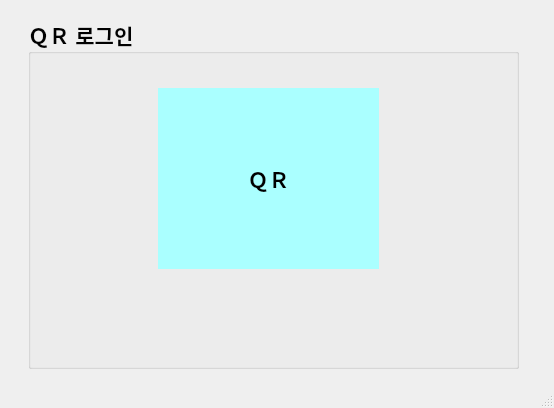
<?xml version="1.0" encoding="UTF-8"?>
<ui version="4.0">
 <class>MainWindow</class>
 <widget class="QMainWindow" name="MainWindow">
  <property name="geometry">
   <rect>
    <x>0</x>
    <y>0</y>
    <width>554</width>
    <height>408</height>
   </rect>
  </property>
  <property name="font">
   <font>
    <family>D2Coding</family>
    <pointsize>16</pointsize>
    <weight>75</weight>
    <bold>true</bold>
   </font>
  </property>
  <property name="windowTitle">
   <string>ＯＯ고등학교 출결관리앱</string>
  </property>
  <widget class="QWidget" name="centralwidget">
   <widget class="QWidget" name="verticalLayoutWidget">
    <property name="geometry">
     <rect>
      <x>28</x>
      <y>18</y>
      <width>491</width>
      <height>351</height>
     </rect>
    </property>
    <layout class="QVBoxLayout" name="verticalLayout">
     <item>
      <layout class="QHBoxLayout" name="horizontalLayout">
       <item>
        <widget class="QGroupBox" name="groupBox">
         <property name="title">
          <string>ＱＲ 로그인</string>
         </property>
         <widget class="QLabel" name="label">
          <property name="geometry">
           <rect>
            <x>130</x>
            <y>70</y>
            <width>221</width>
            <height>181</height>
           </rect>
          </property>
          <property name="styleSheet">
           <string notr="true">
background-color: rgb(170, 255, 255);
font: 9pt &quot;Agency FB&quot;;</string>
          </property>
          <property name="text">
           <string>ＱＲ</string>
          </property>
          <property name="alignment">
           <set>Qt::AlignCenter</set>
          </property>
         </widget>
        </widget>
       </item>
      </layout>
     </item>
    </layout>
   </widget>
  </widget>
  <widget class="QStatusBar" name="statusbar"/>
 </widget>
 <resources/>
 <connections/>
</ui>
